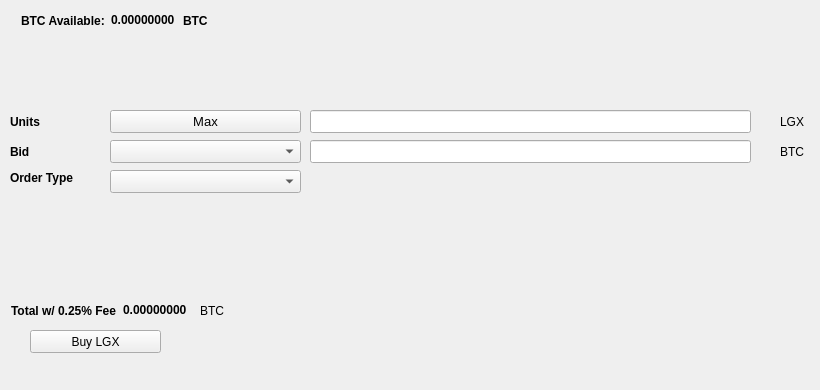
   <widget class="QWidget" name="BuyTab">
    <attribute name="title">
     <string>Buy</string>
    </attribute>
    <widget class="QPushButton" name="BuyLGX">
     <property name="geometry">
      <rect>
       <x>30</x>
       <y>330</y>
       <width>131</width>
       <height>23</height>
      </rect>
     </property>
     <property name="text">
      <string>Buy LGX</string>
     </property>
     <property name="icon">
      <iconset resource="../litegenx.qrc">
       <normaloff>:/icons/bitcoin</normaloff>:/icons/bitcoin</iconset>
     </property>
    </widget>
    <widget class="QLabel" name="label_3">
     <property name="geometry">
      <rect>
       <x>10</x>
       <y>110</y>
       <width>46</width>
       <height>23</height>
      </rect>
     </property>
     <property name="font">
      <font>
       <weight>75</weight>
       <bold>true</bold>
      </font>
     </property>
     <property name="text">
      <string>Units</string>
     </property>
    </widget>
    <widget class="QLineEdit" name="UnitsInput">
     <property name="geometry">
      <rect>
       <x>310</x>
       <y>110</y>
       <width>441</width>
       <height>23</height>
      </rect>
     </property>
     <property name="font">
      <font>
       <pointsize>9</pointsize>
       <weight>75</weight>
       <bold>true</bold>
      </font>
     </property>
    </widget>
    <widget class="QLineEdit" name="BuyBidPriceEdit">
     <property name="geometry">
      <rect>
       <x>310</x>
       <y>140</y>
       <width>441</width>
       <height>23</height>
      </rect>
     </property>
     <property name="font">
      <font>
       <pointsize>9</pointsize>
       <weight>75</weight>
       <bold>true</bold>
      </font>
     </property>
    </widget>
    <widget class="QLabel" name="label_4">
     <property name="geometry">
      <rect>
       <x>780</x>
       <y>110</y>
       <width>31</width>
       <height>23</height>
      </rect>
     </property>
     <property name="text">
      <string>LGX</string>
     </property>
    </widget>
    <widget class="QLabel" name="label_5">
     <property name="geometry">
      <rect>
       <x>780</x>
       <y>140</y>
       <width>31</width>
       <height>23</height>
      </rect>
     </property>
     <property name="text">
      <string>BTC</string>
     </property>
    </widget>
    <widget class="QLabel" name="label_6">
     <property name="geometry">
      <rect>
       <x>10</x>
       <y>140</y>
       <width>46</width>
       <height>23</height>
      </rect>
     </property>
     <property name="font">
      <font>
       <weight>75</weight>
       <bold>true</bold>
      </font>
     </property>
     <property name="text">
      <string>Bid</string>
     </property>
    </widget>
    <widget class="QLabel" name="label_7">
     <property name="geometry">
      <rect>
       <x>10</x>
       <y>170</y>
       <width>91</width>
       <height>16</height>
      </rect>
     </property>
     <property name="font">
      <font>
       <weight>75</weight>
       <bold>true</bold>
      </font>
     </property>
     <property name="text">
      <string>Order Type</string>
     </property>
    </widget>
    <widget class="QPushButton" name="Buy_Max_Amount">
     <property name="geometry">
      <rect>
       <x>110</x>
       <y>110</y>
       <width>191</width>
       <height>23</height>
      </rect>
     </property>
     <property name="font">
      <font>
       <pointsize>10</pointsize>
      </font>
     </property>
     <property name="text">
      <string>Max</string>
     </property>
    </widget>
    <widget class="QComboBox" name="BuyBidcomboBox">
     <property name="geometry">
      <rect>
       <x>110</x>
       <y>140</y>
       <width>191</width>
       <height>23</height>
      </rect>
     </property>
     <property name="font">
      <font>
       <pointsize>10</pointsize>
      </font>
     </property>
    </widget>
    <widget class="QComboBox" name="buyOrdertypeCombo">
     <property name="geometry">
      <rect>
       <x>110</x>
       <y>170</y>
       <width>191</width>
       <height>23</height>
      </rect>
     </property>
     <property name="font">
      <font>
       <pointsize>10</pointsize>
      </font>
     </property>
    </widget>
    <widget class="QWidget" name="layoutWidget1">
     <property name="geometry">
      <rect>
       <x>21</x>
       <y>11</y>
       <width>227</width>
       <height>19</height>
      </rect>
     </property>
     <layout class="QHBoxLayout" name="horizontalLayout_3">
      <item>
       <widget class="QLabel" name="label232">
        <property name="font">
         <font>
          <weight>75</weight>
          <bold>true</bold>
         </font>
        </property>
        <property name="text">
         <string>BTC Available:</string>
        </property>
       </widget>
      </item>
      <item>
       <widget class="QLabel" name="BtcAvailableLbl">
        <property name="palette">
         <palette>
          <active>
           <colorrole role="WindowText">
            <brush brushstyle="SolidPattern">
             <color alpha="255">
              <red>0</red>
              <green>0</green>
              <blue>0</blue>
             </color>
            </brush>
           </colorrole>
           <colorrole role="Button">
            <brush brushstyle="SolidPattern">
             <color alpha="255">
              <red>0</red>
              <green>170</green>
              <blue>0</blue>
             </color>
            </brush>
           </colorrole>
           <colorrole role="Light">
            <brush brushstyle="SolidPattern">
             <color alpha="255">
              <red>0</red>
              <green>255</green>
              <blue>0</blue>
             </color>
            </brush>
           </colorrole>
           <colorrole role="Midlight">
            <brush brushstyle="SolidPattern">
             <color alpha="255">
              <red>0</red>
              <green>212</green>
              <blue>0</blue>
             </color>
            </brush>
           </colorrole>
           <colorrole role="Dark">
            <brush brushstyle="SolidPattern">
             <color alpha="255">
              <red>0</red>
              <green>85</green>
              <blue>0</blue>
             </color>
            </brush>
           </colorrole>
           <colorrole role="Mid">
            <brush brushstyle="SolidPattern">
             <color alpha="255">
              <red>0</red>
              <green>113</green>
              <blue>0</blue>
             </color>
            </brush>
           </colorrole>
           <colorrole role="Text">
            <brush brushstyle="SolidPattern">
             <color alpha="255">
              <red>0</red>
              <green>170</green>
              <blue>0</blue>
             </color>
            </brush>
           </colorrole>
           <colorrole role="BrightText">
            <brush brushstyle="SolidPattern">
             <color alpha="255">
              <red>255</red>
              <green>255</green>
              <blue>255</blue>
             </color>
            </brush>
           </colorrole>
           <colorrole role="ButtonText">
            <brush brushstyle="SolidPattern">
             <color alpha="255">
              <red>0</red>
              <green>0</green>
              <blue>0</blue>
             </color>
            </brush>
           </colorrole>
           <colorrole role="Base">
            <brush brushstyle="SolidPattern">
             <color alpha="255">
              <red>255</red>
              <green>255</green>
              <blue>255</blue>
             </color>
            </brush>
           </colorrole>
           <colorrole role="Window">
            <brush brushstyle="SolidPattern">
             <color alpha="255">
              <red>0</red>
              <green>170</green>
              <blue>0</blue>
             </color>
            </brush>
           </colorrole>
           <colorrole role="Shadow">
            <brush brushstyle="SolidPattern">
             <color alpha="255">
              <red>0</red>
              <green>0</green>
              <blue>0</blue>
             </color>
            </brush>
           </colorrole>
           <colorrole role="AlternateBase">
            <brush brushstyle="SolidPattern">
             <color alpha="255">
              <red>127</red>
              <green>212</green>
              <blue>127</blue>
             </color>
            </brush>
           </colorrole>
           <colorrole role="ToolTipBase">
            <brush brushstyle="SolidPattern">
             <color alpha="255">
              <red>255</red>
              <green>255</green>
              <blue>220</blue>
             </color>
            </brush>
           </colorrole>
           <colorrole role="ToolTipText">
            <brush brushstyle="SolidPattern">
             <color alpha="255">
              <red>0</red>
              <green>0</green>
              <blue>0</blue>
             </color>
            </brush>
           </colorrole>
          </active>
          <inactive>
           <colorrole role="WindowText">
            <brush brushstyle="SolidPattern">
             <color alpha="255">
              <red>0</red>
              <green>0</green>
              <blue>0</blue>
             </color>
            </brush>
           </colorrole>
           <colorrole role="Button">
            <brush brushstyle="SolidPattern">
             <color alpha="255">
              <red>0</red>
              <green>170</green>
              <blue>0</blue>
             </color>
            </brush>
           </colorrole>
           <colorrole role="Light">
            <brush brushstyle="SolidPattern">
             <color alpha="255">
              <red>0</red>
              <green>255</green>
              <blue>0</blue>
             </color>
            </brush>
           </colorrole>
           <colorrole role="Midlight">
            <brush brushstyle="SolidPattern">
             <color alpha="255">
              <red>0</red>
              <green>212</green>
              <blue>0</blue>
             </color>
            </brush>
           </colorrole>
           <colorrole role="Dark">
            <brush brushstyle="SolidPattern">
             <color alpha="255">
              <red>0</red>
              <green>85</green>
              <blue>0</blue>
             </color>
            </brush>
           </colorrole>
           <colorrole role="Mid">
            <brush brushstyle="SolidPattern">
             <color alpha="255">
              <red>0</red>
              <green>113</green>
              <blue>0</blue>
             </color>
            </brush>
           </colorrole>
           <colorrole role="Text">
            <brush brushstyle="SolidPattern">
             <color alpha="255">
              <red>0</red>
              <green>170</green>
              <blue>0</blue>
             </color>
            </brush>
           </colorrole>
           <colorrole role="BrightText">
            <brush brushstyle="SolidPattern">
             <color alpha="255">
              <red>255</red>
              <green>255</green>
              <blue>255</blue>
             </color>
            </brush>
           </colorrole>
           <colorrole role="ButtonText">
            <brush brushstyle="SolidPattern">
             <color alpha="255">
              <red>0</red>
              <green>0</green>
              <blue>0</blue>
             </color>
            </brush>
           </colorrole>
           <colorrole role="Base">
            <brush brushstyle="SolidPattern">
             <color alpha="255">
              <red>255</red>
              <green>255</green>
              <blue>255</blue>
             </color>
            </brush>
           </colorrole>
           <colorrole role="Window">
            <brush brushstyle="SolidPattern">
             <color alpha="255">
              <red>0</red>
              <green>170</green>
              <blue>0</blue>
             </color>
            </brush>
           </colorrole>
           <colorrole role="Shadow">
            <brush brushstyle="SolidPattern">
             <color alpha="255">
              <red>0</red>
              <green>0</green>
              <blue>0</blue>
             </color>
            </brush>
           </colorrole>
           <colorrole role="AlternateBase">
            <brush brushstyle="SolidPattern">
             <color alpha="255">
              <red>127</red>
              <green>212</green>
              <blue>127</blue>
             </color>
            </brush>
           </colorrole>
           <colorrole role="ToolTipBase">
            <brush brushstyle="SolidPattern">
             <color alpha="255">
              <red>255</red>
              <green>255</green>
              <blue>220</blue>
             </color>
            </brush>
           </colorrole>
           <colorrole role="ToolTipText">
            <brush brushstyle="SolidPattern">
             <color alpha="255">
              <red>0</red>
              <green>0</green>
              <blue>0</blue>
             </color>
            </brush>
           </colorrole>
          </inactive>
          <disabled>
           <colorrole role="WindowText">
            <brush brushstyle="SolidPattern">
             <color alpha="255">
              <red>0</red>
              <green>85</green>
              <blue>0</blue>
             </color>
            </brush>
           </colorrole>
           <colorrole role="Button">
            <brush brushstyle="SolidPattern">
             <color alpha="255">
              <red>0</red>
              <green>170</green>
              <blue>0</blue>
             </color>
            </brush>
           </colorrole>
           <colorrole role="Light">
            <brush brushstyle="SolidPattern">
             <color alpha="255">
              <red>0</red>
              <green>255</green>
              <blue>0</blue>
             </color>
            </brush>
           </colorrole>
           <colorrole role="Midlight">
            <brush brushstyle="SolidPattern">
             <color alpha="255">
              <red>0</red>
              <green>212</green>
              <blue>0</blue>
             </color>
            </brush>
           </colorrole>
           <colorrole role="Dark">
            <brush brushstyle="SolidPattern">
             <color alpha="255">
              <red>0</red>
              <green>85</green>
              <blue>0</blue>
             </color>
            </brush>
           </colorrole>
           <colorrole role="Mid">
            <brush brushstyle="SolidPattern">
             <color alpha="255">
              <red>0</red>
              <green>113</green>
              <blue>0</blue>
             </color>
            </brush>
           </colorrole>
           <colorrole role="Text">
            <brush brushstyle="SolidPattern">
             <color alpha="255">
              <red>0</red>
              <green>85</green>
              <blue>0</blue>
             </color>
            </brush>
           </colorrole>
           <colorrole role="BrightText">
            <brush brushstyle="SolidPattern">
             <color alpha="255">
              <red>255</red>
              <green>255</green>
              <blue>255</blue>
             </color>
            </brush>
           </colorrole>
           <colorrole role="ButtonText">
            <brush brushstyle="SolidPattern">
             <color alpha="255">
              <red>0</red>
              <green>85</green>
              <blue>0</blue>
             </color>
            </brush>
           </colorrole>
           <colorrole role="Base">
            <brush brushstyle="SolidPattern">
             <color alpha="255">
              <red>0</red>
              <green>170</green>
              <blue>0</blue>
             </color>
            </brush>
           </colorrole>
           <colorrole role="Window">
            <brush brushstyle="SolidPattern">
             <color alpha="255">
              <red>0</red>
              <green>170</green>
              <blue>0</blue>
             </color>
            </brush>
           </colorrole>
           <colorrole role="Shadow">
            <brush brushstyle="SolidPattern">
             <color alpha="255">
              <red>0</red>
              <green>0</green>
              <blue>0</blue>
             </color>
            </brush>
           </colorrole>
           <colorrole role="AlternateBase">
            <brush brushstyle="SolidPattern">
             <color alpha="255">
              <red>0</red>
              <green>170</green>
              <blue>0</blue>
             </color>
            </brush>
           </colorrole>
           <colorrole role="ToolTipBase">
            <brush brushstyle="SolidPattern">
             <color alpha="255">
              <red>255</red>
              <green>255</green>
              <blue>220</blue>
             </color>
            </brush>
           </colorrole>
           <colorrole role="ToolTipText">
            <brush brushstyle="SolidPattern">
             <color alpha="255">
              <red>0</red>
              <green>0</green>
              <blue>0</blue>
             </color>
            </brush>
           </colorrole>
          </disabled>
         </palette>
        </property>
        <property name="font">
         <font>
          <weight>75</weight>
          <bold>true</bold>
         </font>
        </property>
        <property name="text">
         <string>0.00000000</string>
        </property>
        <property name="textInteractionFlags">
         <set>Qt::LinksAccessibleByMouse|Qt::TextSelectableByKeyboard|Qt::TextSelectableByMouse</set>
        </property>
       </widget>
      </item>
      <item>
       <widget class="QLabel" name="BtcAvailableLbl_2">
        <property name="font">
         <font>
          <weight>75</weight>
          <bold>true</bold>
         </font>
        </property>
        <property name="text">
         <string>BTC</string>
        </property>
       </widget>
      </item>
     </layout>
    </widget>
    <widget class="QWidget" name="layoutWidge2">
     <property name="geometry">
      <rect>
       <x>11</x>
       <y>301</y>
       <width>259</width>
       <height>19</height>
      </rect>
     </property>
     <layout class="QHBoxLayout" name="horizontalLayout_4">
      <item>
       <widget class="QLabel" name="label_9">
        <property name="font">
         <font>
          <weight>75</weight>
          <bold>true</bold>
         </font>
        </property>
        <property name="text">
         <string>Total w/ 0.25% Fee</string>
        </property>
       </widget>
      </item>
      <item>
       <widget class="QLabel" name="BuyCostLabel">
        <property name="palette">
         <palette>
          <active>
           <colorrole role="WindowText">
            <brush brushstyle="SolidPattern">
             <color alpha="255">
              <red>0</red>
              <green>0</green>
              <blue>0</blue>
             </color>
            </brush>
           </colorrole>
           <colorrole role="Button">
            <brush brushstyle="SolidPattern">
             <color alpha="255">
              <red>0</red>
              <green>170</green>
              <blue>0</blue>
             </color>
            </brush>
           </colorrole>
           <colorrole role="Light">
            <brush brushstyle="SolidPattern">
             <color alpha="255">
              <red>0</red>
              <green>255</green>
              <blue>0</blue>
             </color>
            </brush>
           </colorrole>
           <colorrole role="Midlight">
            <brush brushstyle="SolidPattern">
             <color alpha="255">
              <red>0</red>
              <green>212</green>
              <blue>0</blue>
             </color>
            </brush>
           </colorrole>
           <colorrole role="Dark">
            <brush brushstyle="SolidPattern">
             <color alpha="255">
              <red>0</red>
              <green>85</green>
              <blue>0</blue>
             </color>
            </brush>
           </colorrole>
           <colorrole role="Mid">
            <brush brushstyle="SolidPattern">
             <color alpha="255">
              <red>0</red>
              <green>113</green>
              <blue>0</blue>
             </color>
            </brush>
           </colorrole>
           <colorrole role="Text">
            <brush brushstyle="SolidPattern">
             <color alpha="255">
              <red>0</red>
              <green>170</green>
              <blue>0</blue>
             </color>
            </brush>
           </colorrole>
           <colorrole role="BrightText">
            <brush brushstyle="SolidPattern">
             <color alpha="255">
              <red>255</red>
              <green>255</green>
              <blue>255</blue>
             </color>
            </brush>
           </colorrole>
           <colorrole role="ButtonText">
            <brush brushstyle="SolidPattern">
             <color alpha="255">
              <red>0</red>
              <green>0</green>
              <blue>0</blue>
             </color>
            </brush>
           </colorrole>
           <colorrole role="Base">
            <brush brushstyle="SolidPattern">
             <color alpha="255">
              <red>255</red>
              <green>255</green>
              <blue>255</blue>
             </color>
            </brush>
           </colorrole>
           <colorrole role="Window">
            <brush brushstyle="SolidPattern">
             <color alpha="255">
              <red>0</red>
              <green>170</green>
              <blue>0</blue>
             </color>
            </brush>
           </colorrole>
           <colorrole role="Shadow">
            <brush brushstyle="SolidPattern">
             <color alpha="255">
              <red>0</red>
              <green>0</green>
              <blue>0</blue>
             </color>
            </brush>
           </colorrole>
           <colorrole role="AlternateBase">
            <brush brushstyle="SolidPattern">
             <color alpha="255">
              <red>127</red>
              <green>212</green>
              <blue>127</blue>
             </color>
            </brush>
           </colorrole>
           <colorrole role="ToolTipBase">
            <brush brushstyle="SolidPattern">
             <color alpha="255">
              <red>255</red>
              <green>255</green>
              <blue>220</blue>
             </color>
            </brush>
           </colorrole>
           <colorrole role="ToolTipText">
            <brush brushstyle="SolidPattern">
             <color alpha="255">
              <red>0</red>
              <green>0</green>
              <blue>0</blue>
             </color>
            </brush>
           </colorrole>
          </active>
          <inactive>
           <colorrole role="WindowText">
            <brush brushstyle="SolidPattern">
             <color alpha="255">
              <red>0</red>
              <green>0</green>
              <blue>0</blue>
             </color>
            </brush>
           </colorrole>
           <colorrole role="Button">
            <brush brushstyle="SolidPattern">
             <color alpha="255">
              <red>0</red>
              <green>170</green>
              <blue>0</blue>
             </color>
            </brush>
           </colorrole>
           <colorrole role="Light">
            <brush brushstyle="SolidPattern">
             <color alpha="255">
              <red>0</red>
              <green>255</green>
              <blue>0</blue>
             </color>
            </brush>
           </colorrole>
           <colorrole role="Midlight">
            <brush brushstyle="SolidPattern">
             <color alpha="255">
              <red>0</red>
              <green>212</green>
              <blue>0</blue>
             </color>
            </brush>
           </colorrole>
           <colorrole role="Dark">
            <brush brushstyle="SolidPattern">
             <color alpha="255">
              <red>0</red>
              <green>85</green>
              <blue>0</blue>
             </color>
            </brush>
           </colorrole>
           <colorrole role="Mid">
            <brush brushstyle="SolidPattern">
             <color alpha="255">
              <red>0</red>
              <green>113</green>
              <blue>0</blue>
             </color>
            </brush>
           </colorrole>
           <colorrole role="Text">
            <brush brushstyle="SolidPattern">
             <color alpha="255">
              <red>0</red>
              <green>170</green>
              <blue>0</blue>
             </color>
            </brush>
           </colorrole>
           <colorrole role="BrightText">
            <brush brushstyle="SolidPattern">
             <color alpha="255">
              <red>255</red>
              <green>255</green>
              <blue>255</blue>
             </color>
            </brush>
           </colorrole>
           <colorrole role="ButtonText">
            <brush brushstyle="SolidPattern">
             <color alpha="255">
              <red>0</red>
              <green>0</green>
              <blue>0</blue>
             </color>
            </brush>
           </colorrole>
           <colorrole role="Base">
            <brush brushstyle="SolidPattern">
             <color alpha="255">
              <red>255</red>
              <green>255</green>
              <blue>255</blue>
             </color>
            </brush>
           </colorrole>
           <colorrole role="Window">
            <brush brushstyle="SolidPattern">
             <color alpha="255">
              <red>0</red>
              <green>170</green>
              <blue>0</blue>
             </color>
            </brush>
           </colorrole>
           <colorrole role="Shadow">
            <brush brushstyle="SolidPattern">
             <color alpha="255">
              <red>0</red>
              <green>0</green>
              <blue>0</blue>
             </color>
            </brush>
           </colorrole>
           <colorrole role="AlternateBase">
            <brush brushstyle="SolidPattern">
             <color alpha="255">
              <red>127</red>
              <green>212</green>
              <blue>127</blue>
             </color>
            </brush>
           </colorrole>
           <colorrole role="ToolTipBase">
            <brush brushstyle="SolidPattern">
             <color alpha="255">
              <red>255</red>
              <green>255</green>
              <blue>220</blue>
             </color>
            </brush>
           </colorrole>
           <colorrole role="ToolTipText">
            <brush brushstyle="SolidPattern">
             <color alpha="255">
              <red>0</red>
              <green>0</green>
              <blue>0</blue>
             </color>
            </brush>
           </colorrole>
          </inactive>
          <disabled>
           <colorrole role="WindowText">
            <brush brushstyle="SolidPattern">
             <color alpha="255">
              <red>0</red>
              <green>85</green>
              <blue>0</blue>
             </color>
            </brush>
           </colorrole>
           <colorrole role="Button">
            <brush brushstyle="SolidPattern">
             <color alpha="255">
              <red>0</red>
              <green>170</green>
              <blue>0</blue>
             </color>
            </brush>
           </colorrole>
           <colorrole role="Light">
            <brush brushstyle="SolidPattern">
             <color alpha="255">
              <red>0</red>
              <green>255</green>
              <blue>0</blue>
             </color>
            </brush>
           </colorrole>
           <colorrole role="Midlight">
            <brush brushstyle="SolidPattern">
             <color alpha="255">
              <red>0</red>
              <green>212</green>
              <blue>0</blue>
             </color>
            </brush>
           </colorrole>
           <colorrole role="Dark">
            <brush brushstyle="SolidPattern">
             <color alpha="255">
              <red>0</red>
              <green>85</green>
              <blue>0</blue>
             </color>
            </brush>
           </colorrole>
           <colorrole role="Mid">
            <brush brushstyle="SolidPattern">
             <color alpha="255">
              <red>0</red>
              <green>113</green>
              <blue>0</blue>
             </color>
            </brush>
           </colorrole>
           <colorrole role="Text">
            <brush brushstyle="SolidPattern">
             <color alpha="255">
              <red>0</red>
              <green>85</green>
              <blue>0</blue>
             </color>
            </brush>
           </colorrole>
           <colorrole role="BrightText">
            <brush brushstyle="SolidPattern">
             <color alpha="255">
              <red>255</red>
              <green>255</green>
              <blue>255</blue>
             </color>
            </brush>
           </colorrole>
           <colorrole role="ButtonText">
            <brush brushstyle="SolidPattern">
             <color alpha="255">
              <red>0</red>
              <green>85</green>
              <blue>0</blue>
             </color>
            </brush>
           </colorrole>
           <colorrole role="Base">
            <brush brushstyle="SolidPattern">
             <color alpha="255">
              <red>0</red>
              <green>170</green>
              <blue>0</blue>
             </color>
            </brush>
           </colorrole>
           <colorrole role="Window">
            <brush brushstyle="SolidPattern">
             <color alpha="255">
              <red>0</red>
              <green>170</green>
              <blue>0</blue>
             </color>
            </brush>
           </colorrole>
           <colorrole role="Shadow">
            <brush brushstyle="SolidPattern">
             <color alpha="255">
              <red>0</red>
              <green>0</green>
              <blue>0</blue>
             </color>
            </brush>
           </colorrole>
           <colorrole role="AlternateBase">
            <brush brushstyle="SolidPattern">
             <color alpha="255">
              <red>0</red>
              <green>170</green>
              <blue>0</blue>
             </color>
            </brush>
           </colorrole>
           <colorrole role="ToolTipBase">
            <brush brushstyle="SolidPattern">
             <color alpha="255">
              <red>255</red>
              <green>255</green>
              <blue>220</blue>
             </color>
            </brush>
           </colorrole>
           <colorrole role="ToolTipText">
            <brush brushstyle="SolidPattern">
             <color alpha="255">
              <red>0</red>
              <green>0</green>
              <blue>0</blue>
             </color>
            </brush>
           </colorrole>
          </disabled>
         </palette>
        </property>
        <property name="font">
         <font>
          <weight>75</weight>
          <bold>true</bold>
         </font>
        </property>
        <property name="autoFillBackground">
         <bool>false</bool>
        </property>
        <property name="text">
         <string>0.00000000</string>
        </property>
        <property name="textInteractionFlags">
         <set>Qt::LinksAccessibleByMouse|Qt::TextSelectableByMouse</set>
        </property>
       </widget>
      </item>
      <item>
       <widget class="QLabel" name="label_10">
        <property name="font">
         <font>
          <weight>50</weight>
          <bold>false</bold>
         </font>
        </property>
        <property name="text">
         <string>BTC</string>
        </property>
       </widget>
      </item>
     </layout>
    </widget>
    <widget class="QLabel" name="label_24">
     <property name="geometry">
      <rect>
       <x>460</x>
       <y>300</y>
       <width>281</width>
       <height>81</height>
      </rect>
     </property>
     <property name="text">
      <string/>
     </property>
     <property name="pixmap">
      <pixmap>:/images/bittrex</pixmap>
     </property>
    </widget>
   </widget>
